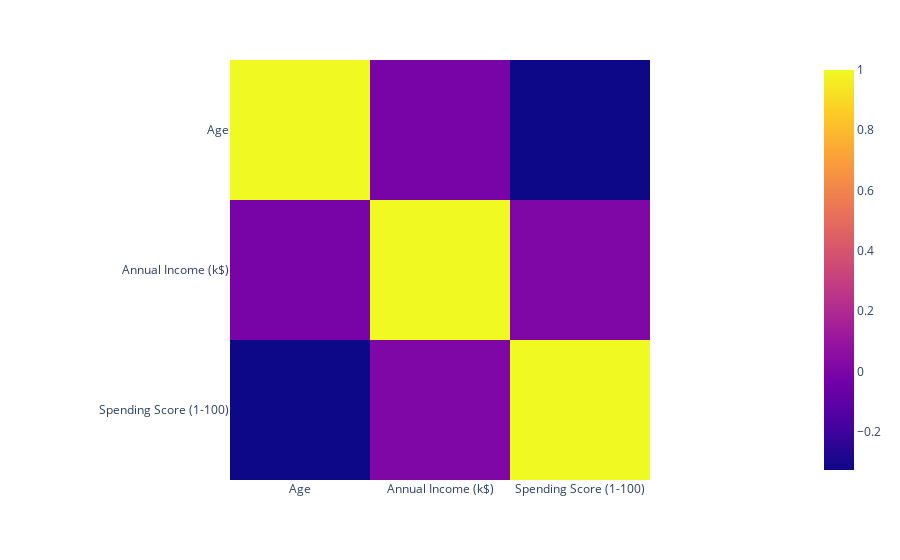

Write notebook code for a chart like this one.
### Code cell
px.imshow(df.corr())

### Figure 1 — Plotly figure (JSON) as saved in the notebook; plotly's stock layout.template omitted (floating-point values rounded to 4 significant figures)
{"data": [{"coloraxis": "coloraxis", "hovertemplate": "x: %{x}<br>y: %{y}<br>color: %{z}<extra></extra>", "name": "0", "type": "heatmap", "x": ["Age", "Annual Income (k$)", "Spending Score (1-100)"], "xaxis": "x", "y": ["Age", "Annual Income (k$)", "Spending Score (1-100)"], "yaxis": "y", "z": [[1, -0.0124, -0.3272], [-0.0124, 1, 0.009903], [-0.3272, 0.009903, 1]]}], "layout": {"coloraxis": {"colorscale": [[0, "#0d0887"], [0.1111, "#46039f"], [0.2222, "#7201a8"], [0.3333, "#9c179e"], [0.4444, "#bd3786"], [0.5556, "#d8576b"], [0.6667, "#ed7953"], [0.7778, "#fb9f3a"], [0.8889, "#fdca26"], [1, "#f0f921"]]}, "margin": {"t": 60}, "xaxis": {"anchor": "y", "constrain": "domain", "domain": [0, 1], "scaleanchor": "y"}, "yaxis": {"anchor": "x", "autorange": "reversed", "constrain": "domain", "domain": [0, 1]}}}
